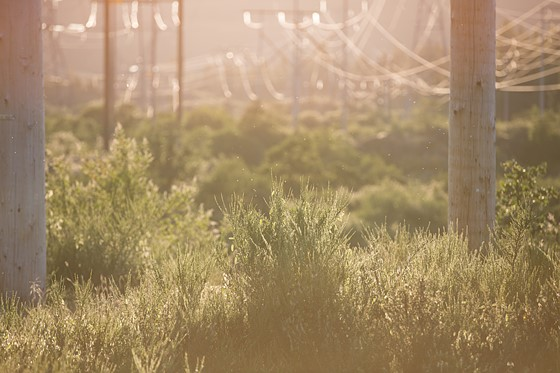
#> input picture labtest-preparation/LAB-03/labfiles/color_img.jpg, 560 x 373 px
$ python histogram_equalization_hsv.py
#> lines starting #> are read from the running program, lines starting #| are printed output that depends on the picture
import numpy as np
import cv2 as cv
import matplotlib.pyplot as plt

img = cv.imread('./labfiles/color_img.jpg', 1)
#> img is the input picture: shape (373, 560, 3); mean B, G, R 104.5, 139.9, 164.5
hsv_img = cv.cvtColor(img, cv.COLOR_BGR2HSV)
#> hsv_img: shape (373, 560, 3); mean H, S, V 17.2, 96.3, 164.5

h, s, v = cv.split(hsv_img)
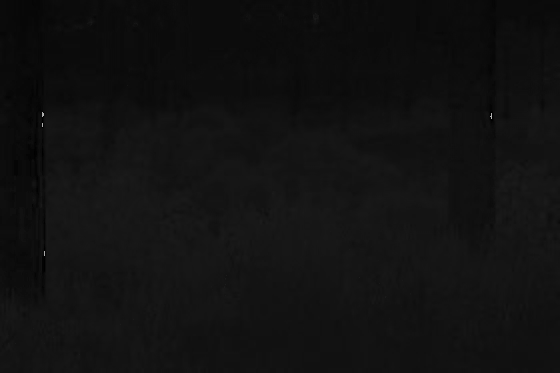
#> h: shape (373, 560); min 0, max 179, mean 17.2
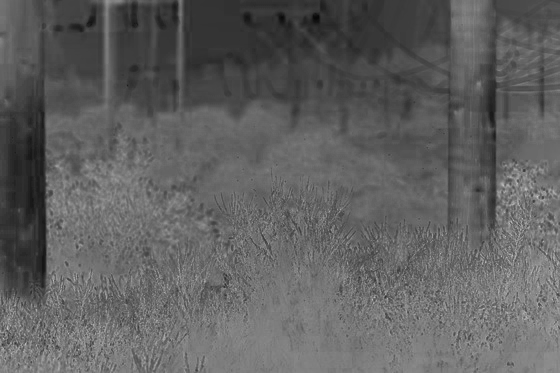
#> s: shape (373, 560); min 7, max 203, mean 96.3
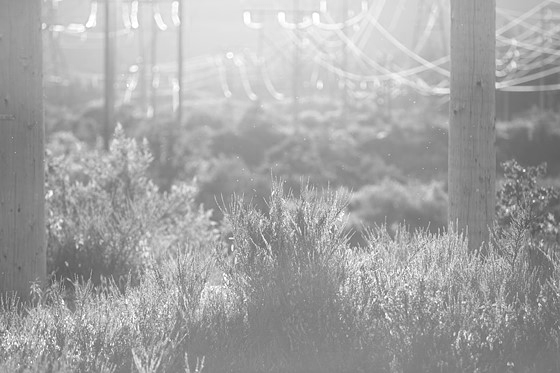
#> v: shape (373, 560); min 79, max 255, mean 164.5
H, W = v.shape
#> H = 373; W = 560
MN = H * W
#> MN = 208880
L = 256

v_hist = cv.calcHist([v], [0], None, [256], [0, 255])
#> v_hist = 256 values, max 3348 at index 133, min 0 at index 0, mean 814.9
v_prob = v_hist / MN
#> v_prob = 256 values, max 0.016 at index 133, min 0 at index 0, mean 0.0039
cdf_v = v_prob
#> cdf_v has the same summary as v_prob

s_v = np.zeros(256)
cdf_v[0] = np.round((L - 1) * v_prob[0])

for i in range (1, 256):
    cdf_v[i] += cdf_v[i - 1]
    s_v[i] = np.round((L - 1) * cdf_v[i])
#> after the loop, cdf_v = 256 values from 0 to 0.999; s_v = 256 values from 0 to 255

for i in range (H):
    for j in range (W):
        x = v[i][j]
        v[i][j] = s_v[x]
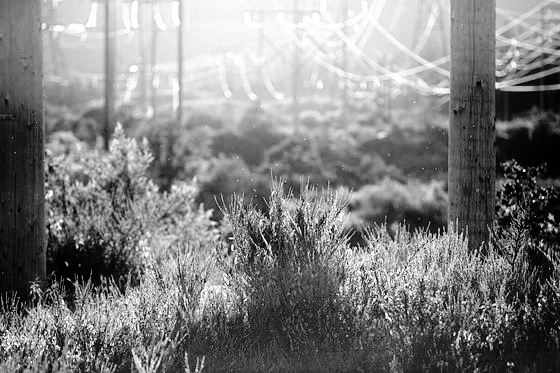
#> v: shape (373, 560); min 0, max 255, mean 128.6

plt.title('histogram')
plt.hist(v.ravel(), 256, [0, 255])
plt.show()
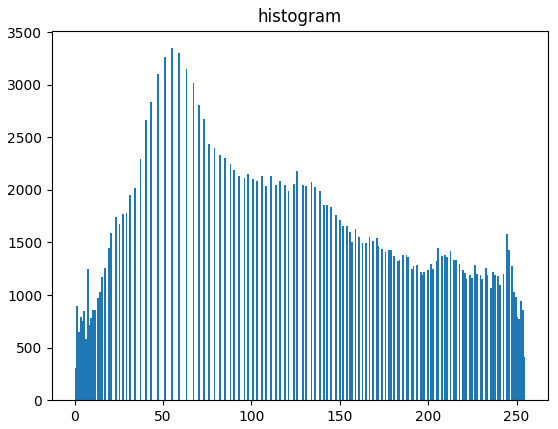
#> figure drawn by matplotlib, 1 panel; tallest bar 3348 high, from x = 54.79 to 55.78

output = cv.merge((h, s, v))
#> output: shape (373, 560, 3); mean H, S, V 17.2, 96.3, 128.6
cv.imshow('output', output)

cv.waitKey(0)
cv.destroyAllWindows()
